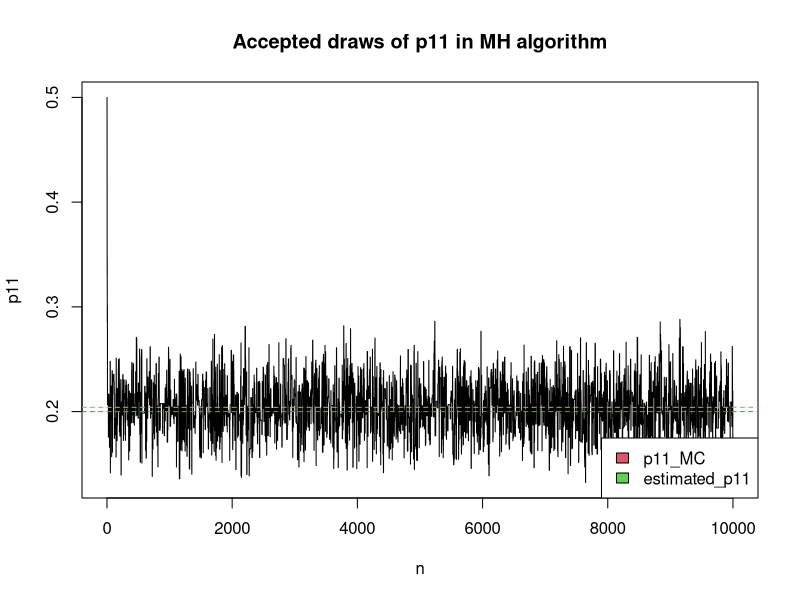
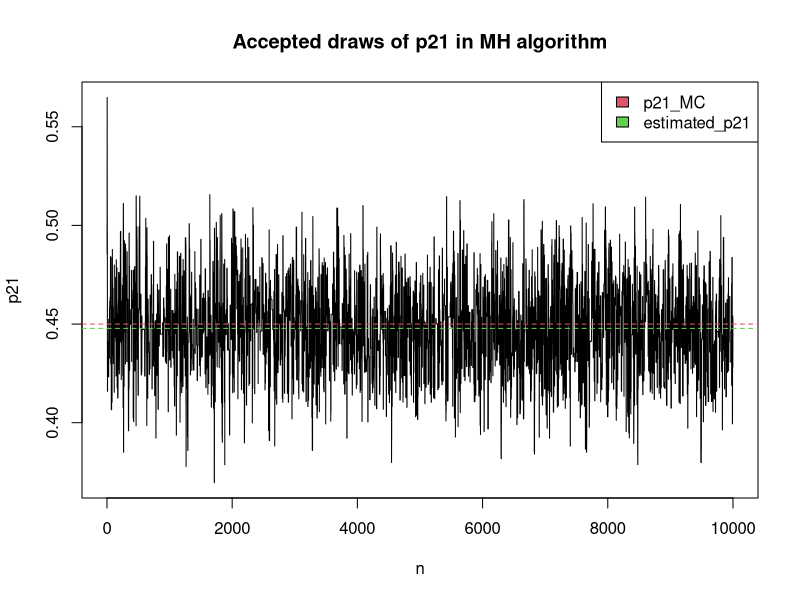
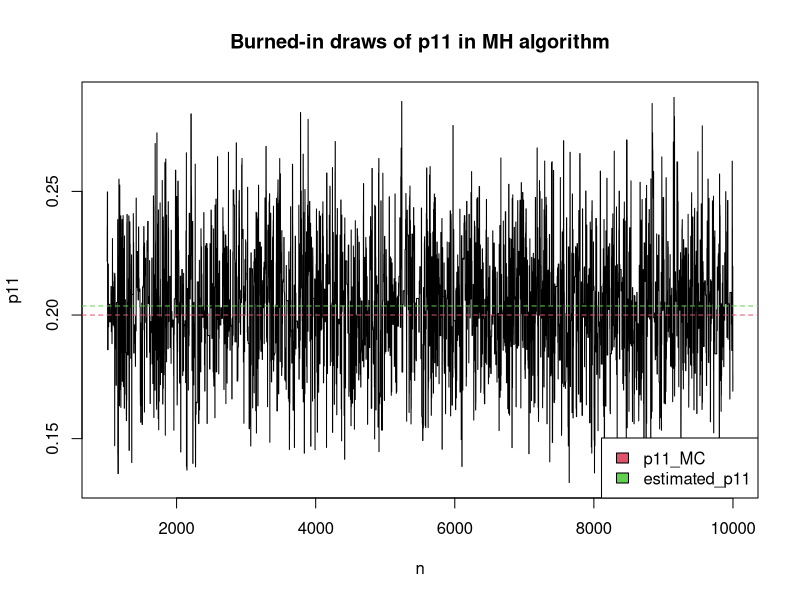
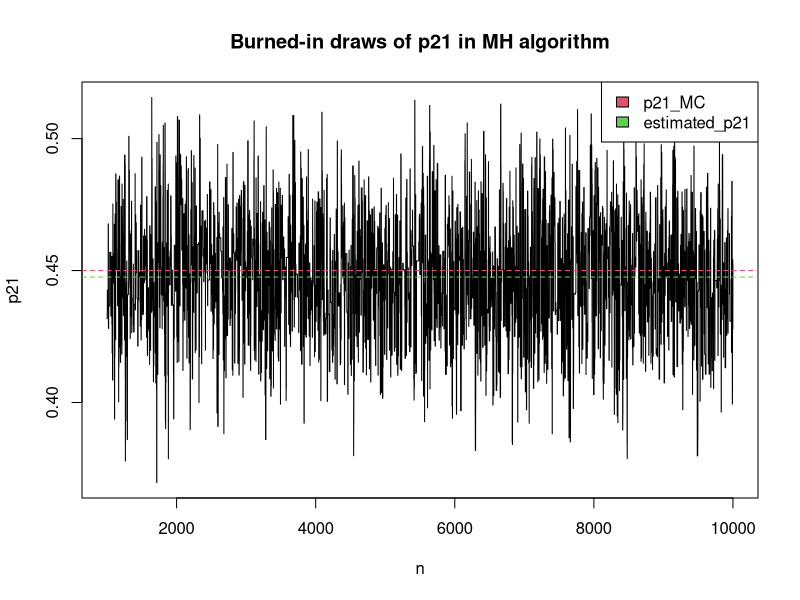
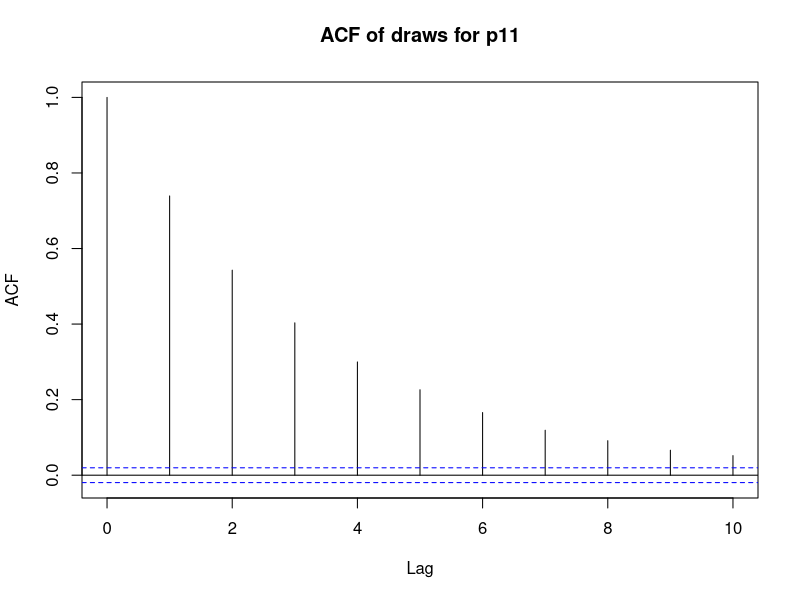
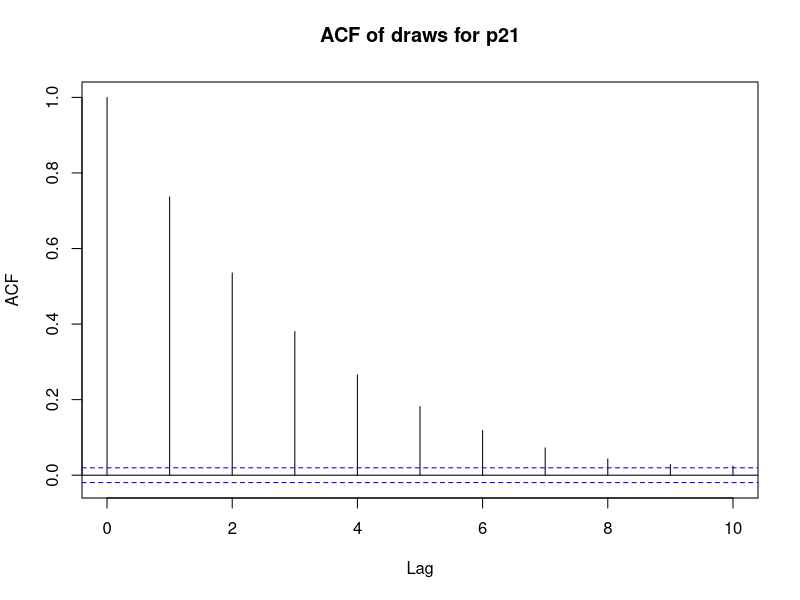
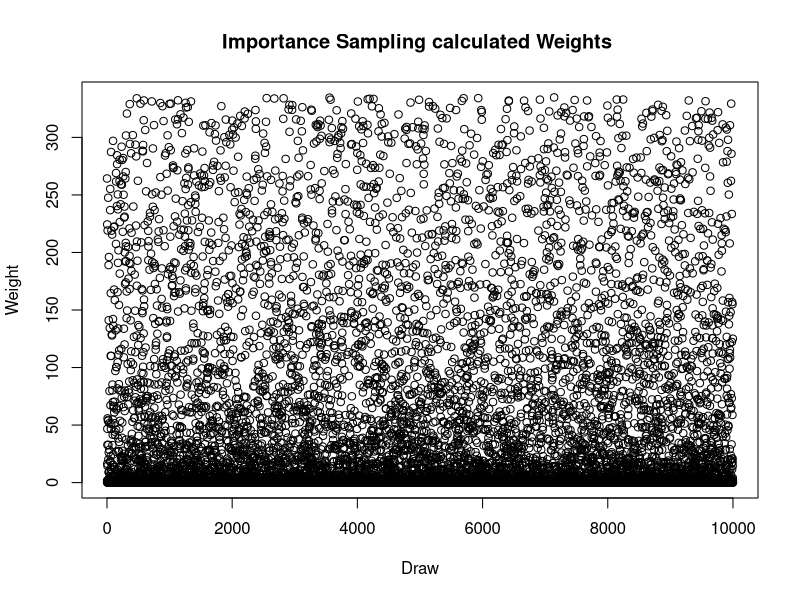
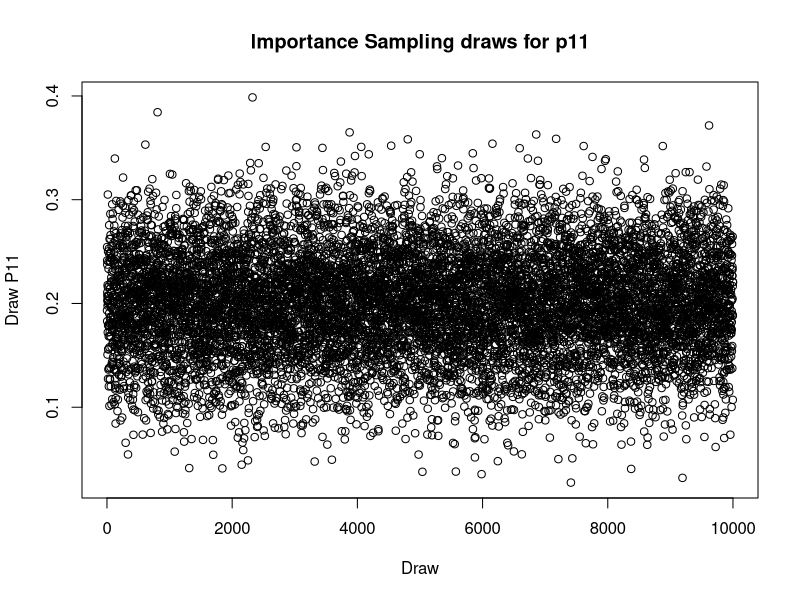

Write R code to recreate these figures, in order.
#R code for Assignment EBS2043
#Authors:
#Rebecca Walter
#Meet Shah
#This code needs the addition of truncated normal from the R library.
library(truncnorm)

#My seed is set to 2097
set.seed(2097)

#Function to calculate steady state probabilities in a first order, 2 state Markov Chain
#Input:
#p11: Scalar, Probability of transitioning from State 1 to State 1
#P21: Scalar, Probability of transitioning from State 2 to State 1
#Output:
#Steady state probability of State 1 and 2.
steady_state_calculator <- function(p11,p21) {
  temp = 1 + (1-p11)/p21
  p1 = 1/temp
  p2 = 1- p1
  return(list(p1,p2))
}

#Function to Simulate a First order, 2 state Markov Chain
#Input: 
#p11: Scalar, Probability of transitioning from State 1 to State 1
#P21: Scalar, Probability of transitioning from State 2 to State 1
#Observations: Number of Observed States
#Output:
#Markov Chain: Array containing the sequence of States
#Scalar with an estimator for steady state probability of state 1
#Scalar with an estimator for steady state probability of state 2
#Assumption that State 1 is started at
sim_markov_chain <- function(p11, p21, observations=1000) {
  p1 = steady_state_calculator(p11,p21)[[1]]
  markov_chain = rep(0, observations)
  starter <- runif(1)
  markov_chain[1][starter <= p1] = 1
  markov_chain[1][starter >= p1] = 2
  count_1 = 0
  count_2 = 0
  draws = rep(0,observations)
  for (i in 2:observations) {
    draw <- runif(1)
    draws[i] = draw
    if (markov_chain[i-1] == 1) {
      markov_chain[i][draw <= p11] = 1
      markov_chain[i][draw > p11] = 2
      count_1 = count_1 + 1
    }
    else {
      markov_chain[i][draw <= p21] = 1
      markov_chain[i][draw > p21] = 2
      count_2 = count_2 + 1
    }
  }
  if (markov_chain[observations]== 1) {
    count_1 = count_1 + 1
  }
  else {
    count_2 =  count_2 + 1
  }
  return(list(markov_chain,count_1/observations,count_2/observations))
}

#Function which counts the number of times a particular transition has occurred.
#Input:
#Markov Chain: Vector containing sequence of states
#Output:
#List containing the number of times state transitions have occurred (Eg 1 to 2)
#And first state in chain
transition_counter <- function(markov_chain){
  count_11 = 0
  count_12 = 0
  count_21 = 0
  count_22 = 0
  for (k in 2:length(markov_chain)){
    count_11[markov_chain[k-1] == 1 & markov_chain[k] == 1] = count_11 + 1
    count_12[markov_chain[k-1] == 1 & markov_chain[k] == 2] = count_12 + 1
    count_21[markov_chain[k-1] == 2 & markov_chain[k] == 1] = count_21 + 1
    count_22[markov_chain[k-1] == 2 & markov_chain[k] == 2] = count_22 + 1
  }
  return(list(count_11,count_12,count_21,count_22,markov_chain[1]))
}

#Function which gives the log-likelihood of a particular markov chain.
#Input:
#p11: Scalar, Probability of transitioning from State 1 to State 1
#P21: Scalar, Probability of transitioning from State 2 to State 1
#Counts: List of the Count of the Number of State Transitions in the chain, and
#first state in the chain
#Output:
#Log-likelihood: Scalar, log likelihood of probabilities given sequence.
log_likelihood <- function(p11,p21, counts) {
  transition_likelihood = counts[[1]] * log(p11) + counts[[2]] * log(1-p11) + counts[[3]] * log(p21) + counts[[4]] * log(1-p21)
  first_state_likelihood = 0
  first_state_likelihood[counts[[5]]==1] = steady_state_calculator(p11,p21)[[1]]
  first_state_likelihood[counts[[5]]==2] = steady_state_calculator(p11,p21)[[2]]
  log_likelihood = log(first_state_likelihood) + transition_likelihood
  return (log_likelihood)
}

#Function which gives the target density (posterior density) of a particular markov chain.
#Input:
#p11: Scalar, Probability of transitioning from State 1 to State 1
#P21: Scalar, Probability of transitioning from State 2 to State 1
#Counts: List of the Count of the Number of State Transitions in the chain, and
#first state in the chain
#Output:
#target density: which is proportional to the likelihood times the prior 
#(one in our case because we use the uniform dist.)
target_density <- function(p11,p21,counts) {
  first_state_likelihood = 0
  first_state_likelihood[counts[[5]]==1] = steady_state_calculator(p11,p21)[[1]]
  first_state_likelihood[counts[[5]]==2] = steady_state_calculator(p11,p21)[[2]]
  transition_likelihood = p11 ^ counts[[1]] * (1-p11) ^ counts[[2]] * p21 ^counts[[3]] * (1-p21) ^ counts[[4]]
  prior_likelihood = dunif(p11) * dunif(p21)
  return(first_state_likelihood*transition_likelihood*prior_likelihood)
}

#Function which draws a tuple of candidates for the Metropolis-Hastings algorithm.
#Uses a truncated normal function, which is dependent on the previously accepted draw
#Input:
#p11_old: Scalar, Previously drawn p11
#p21_old: Scalar, Previously drawn p21
#Sigma: Scalar, Standard deviation of truncated normal distribution
#Output:
#A draw containing two new probabilities
mh_candidate_draw <- function(p11_old,p21_old,sigma) {
  p11_new <- rtruncnorm(1,0,1,p11_old,sigma)
  p21_new <- rtruncnorm(1,0,1,p21_old,sigma)
  return(c(p11_new,p21_new))
}

#Function which gives the candidate density for the Metropolis-Hastings algorithm
#Uses a truncated normal density, dependent on previous draw
#Input:
#p11_new, p21_new: scalars, newly drawn probabilities
#p11_old, p21_old: scalars, previously accepted probabilities
#sigma: Scalar, Standard Deviation of truncated normal distribution
#Output:
#Density of the new draw (Assuming independence)
mh_candidate_density<-function(p11_new,p21_new, p11_old, p21_old,sigma) {
  return(dtruncnorm(p11_new, 0,1, p11_old,sigma)*dtruncnorm(p21_new,0,1,p21_old,sigma))
}

#Function calculating acceptance probability for Metropolis Hastings algorithm
#Input:
#Current Draw of Probabilities, Previous draw of Probabilities, (-2) draw of Probabilities.
#Standard deviation of candidate distribution
#Number of Transition counts in Markov chain.
#Output:
#Acceptance Probability
#Logs used to provide numerical stability
#Ultimately could use log_likelihood function
#But that prevents generalization to other priors
mh_acc_prob <- function(p11_new,p21_new, p11_old,p21_old,p11_old2, p21_old2, counts,sigma) {
  new_prob_nom <- log(target_density(p11_new,p21_new,counts))
  new_prob_denom <- log(mh_candidate_density(p11_new,p21_new,p11_old,p21_old,sigma))
  old_prob_nom <- log(target_density(p11_old,p21_old,counts))
  old_prob_denom <- log(mh_candidate_density(p11_old,p21_old,p11_old2,p21_old2,sigma))
  a =exp(new_prob_nom - old_prob_nom + old_prob_denom -new_prob_denom)
  return(min(1,a))
}

#Function to run the Metropolis Hastings Algorithm using a Truncated Normal Candidate Distribution
#Input:
#Markov Chain sample,
#Number of draws/iterations to perform
#Standard deviation of Candidate Truncated Normal
#Output:
#List Containing Accepted/Repeated Draws in Metropolis Hastings and
#Number of Acceptances
mh_algorithm <- function(markovchain, n_sim,sigma){
  draws <- matrix(ncol = 2, nrow= n_sim)
  counts <- transition_counter(markovchain)
  counter = 0
  draws[1,] <- c(0.5,0.5)
  draws[2,] <- mh_candidate_draw(draws[1,1], draws[1,2], sigma) #First Draw
  for (i in 3:n_sim) {
    current_draw = mh_candidate_draw(draws[i-1,1], draws[i-1,2],sigma) #Draw a new candidate
    alpha = mh_acc_prob(current_draw[1], current_draw[2], draws[i-1,1], draws[i-1,2],draws[i-2,1], draws[i-2,2],counts,sigma)
    #Get acceptance probability
    if (runif(1) <= alpha) { 
      draws[i,] = current_draw
      counter = counter +1
    }
    else {
      draws[i,] = draws[i-1,]
    }
  }
return(list(draws,counter))
}

#Function to perform Importance Sampling Algorithm
#Input:
#Number of Draws to Take
#Markov Chain
#Standard Deviation of Truncated Normal
#Output:
#List containing estimate for Expected Value of P11, P21
#And Weights used to calculate them.
importance_sampling <- function (n, markov_chain,sigma) {
  counts <- transition_counter(markov_chain)
  
  p11_estimate <- counts[[1]]/(counts[[1]]+counts[[2]])
  p21_estimate <- counts[[3]]/(counts[[3]]+counts[[4]])
  draws_p11 <- rtruncnorm(n,0,1,p11_estimate,sigma)
  draws_p21 <- rtruncnorm(n,0,1,p21_estimate,sigma)
  
  #Uncomment the following two lines and comment the former two when trying to use beta distribution as sampler
  #draws_p11 <- rbeta(n, counts[[1]]/10, counts[[2]]/10)
  #draws_p21 <- rbeta(n, counts[[3]]/10, counts[[4]]/10)
  
  weights <- rep(0,n)
  for (i in 1:n) {
  weights[i] = target_density(draws_p11[i], draws_p21[i],counts)/ dtruncnorm(draws_p11[i],0,1,p11_estimate,sigma)/ dtruncnorm(draws_p21[i],0,1,p21_estimate,sigma)
  
  #Un-comment following line to see results using log_likelihood as target density and truncated normal as sampling density).
  #weights[i] = log_likelihood(draws_p11[i], draws_p21[i],counts) - log(dtruncnorm(draws_p11[i],0,1,p11_estimate,sigma)) -log(dtruncnorm(draws_p21[i],0,1,p21_estimate,sigma))
  
  #Un-comment followling line to see results using beta density as sampling density.
  #weights[i] = target_density(draws_p11[i], draws_p21[i],counts)/ dbeta(draws_p11[i],counts[[1]]/10, counts[[2]]/10)/ dbeta(draws_p21[i],counts[[3]]/10, counts[[4]]/10)
  }
  
  #Scaling to increase variance and range, comment next line when using log-likelihood
  weights = weights* 10^274
  
  p11 <- sum(weights*draws_p11)/sum(weights)
  p21 <- sum(weights*draws_p21)/sum(weights)
  return(list(p11,p21,weights, draws_p11, draws_p21))
}

#Simulate Markov Chain
p11 <- 0.2
p21 <- 0.45
output_sim_MC <- sim_markov_chain(p11,p21,1000)
markovchain <- output_sim_MC[[1]]
counts <- transition_counter(markovchain)
steady_states <- steady_state_calculator(p11, p21)


#Metropolis-Hastings 
n<-10000
metropolis_hastings <- mh_algorithm(markovchain, n, 0.05)
burn_in <- 1000
draws_p11 <- metropolis_hastings[[1]][burn_in:n,1] #Burnt-in
draws_p21 <- metropolis_hastings[[1]][burn_in:n,2] #Burnt-in
acceptance_rate <- metropolis_hastings[[2]]/n
rmse_mh <- (((mean(draws_p11) - p11)^2 + (mean(draws_p21) - p21)^2)/2)^0.5

#MH - plotting the draws of p11 and p21 from MH algorithm. 
#the red line giving the mean of the draws; the green line giving the initial p11 and p21 from the Markov Chain
plot(1:n,metropolis_hastings[[1]][,1], type= 'l', main="Accepted draws of p11 in MH algorithm", ylab="p11",xlab="n")
abline(h=p11,col=2,lty=2)
abline(h=mean(metropolis_hastings[[1]][,1]),col=3,lty=2)
legend("bottomright",c("p11_MC","estimated_p11"),fill=c(2 ,3))

plot(1:n,metropolis_hastings[[1]][,2], type= 'l', main="Accepted draws of p21 in MH algorithm", ylab="p21",xlab="n")
abline(h=p21,col=2,lty=2)
abline(h=mean(metropolis_hastings[[1]][,2]),col=3,lty=2)
legend("topright",c("p21_MC","estimated_p21"),fill=c(2 ,3))

#Plot of burned-in draws from p11 and p21 resulted from MH algorithm 
plot(burn_in:n,draws_p11, type= 'l', main="Burned-in draws of p11 in MH algorithm", ylab="p11",xlab="n")
abline(h=p11,col=2,lty=2)
abline(h=mean(draws_p11),col=3,lty=2)
legend("bottomright",c("p11_MC","estimated_p11"),fill=c(2 ,3))

plot(burn_in:n,draws_p21, type= 'l', main="Burned-in draws of p21 in MH algorithm", ylab="p21",xlab="n")
abline(h=p21,col=2,lty=2)
abline(h=mean(draws_p21),col=3,lty=2)
legend("topright",c("p21_MC","estimated_p21"),fill=c(2 ,3))

#Plot of the Autocorrelation between lags of draws from p11 and lags of draws from p21
acf(metropolis_hastings[[1]][,1],10, main =  "ACF of draws for p11")
acf(metropolis_hastings[[1]][,2],10, main =  "ACF of draws for p21")



#Importance Sampling
n_is <- 10000
sigma_IS = 0.05
output_IS <- importance_sampling(n_is,markovchain, sigma_IS)
plot(1:n_is, output_IS[[3]], main="Importance Sampling calculated Weights ", xlab='Draw', ylab = 'Weight')
plot(1:n_is, output_IS[[4]], main="Importance Sampling draws for p11", xlab='Draw', ylab = 'Draw P11')
plot(1:n_is, output_IS[[5]], main="Importance Sampling draws for p21", xlab='Draw', ylab = 'Draw P21')
rmse_is <- (((output_IS[[1]]-p11) ^2 + (output_IS[[2]]-p21) ^2)/2)^0.5

# running importance sampling for a different number of n.
# then we calculate the different p11 and p21 for that specific n.
n_draws <- seq(10,10000,length=50)
e_p11  <- rep(0,50)
e_p21  <- rep(0,50)
for(i in 1:50){
  etheta = importance_sampling(n_draws[i],markovchain,sigma_IS)
  e_p11[i] = etheta[[1]]
  e_p21[i] = etheta[[2]]
}

# plot of p11 for different number of obersavtions n.
plot(n_draws,e_p11,xlab='n',ylab=expression(E(P11)),type='l', ylim=c(p11-0.1, p11+0.1), main="Importance Sampling p11 for different n")
abline(h=p11,col=2,lty=2)

# plot of p21 for different number of observations n.
plot(n_draws,e_p21,xlab='n',ylab=expression(E(P21)),type='l', ylim=c(p21-0.1, p21+0.1), main="Importance Sampling p21 for different n")
abline(h=p21,col=2,lty=2)



{
cat('Markov Chain Simulated with Probabilities: P11=' , p11, 'and P21=', p21, fill=TRUE)
cat('Probability of state 1 ', output_sim_MC[[2]],'Probability of state 2' , output_sim_MC[[3]], fill = TRUE)  
cat('Transitions from 1-1:', counts[[1]],'Transitions from 1-2:' , counts[[2]], fill = TRUE)
cat('Transitions from 2-1:' , counts[[3]],  'Transitions from 2-2:' , counts[[4]], fill= TRUE)
cat('steady state probabilitly state 1:' , steady_states[[1]] , fill= TRUE) 
cat('steady state probabilitly state 2:' , steady_states[[2]] , fill= TRUE) 
cat('\nFOR METROPOLIS HASTINGS ALGORITHM:', fill = TRUE)
cat('Number of Simulations:', n, fill = TRUE)
cat('Acceptance Rate:', acceptance_rate, fill= TRUE)
cat("Number of Burned-in draws:", 1000, fill=TRUE)
cat('Estimated P11 Mean:', mean(draws_p11), fill = TRUE)
cat('Estimated P11 Standard Deviation:', sd(draws_p11), fill = TRUE)
cat('Estimated P21 Mean:', mean(draws_p21), fill = TRUE)
cat('Estimated P21 Standard Deviation:', sd(draws_p21), fill = TRUE)
cat('Root Mean squared error:', rmse_mh, fill = TRUE)
cat('View plots for pre and post-burn in draws and autocorrelation function', fill = TRUE)
cat('\nFOR IMPORTANCE SAMPLING ALGORITHM with', n_is, 'draws', fill = TRUE)
cat('Estimated P11 Mean:', output_IS[[1]], fill = TRUE)
cat('Estimated P21 Mean:', output_IS[[2]], fill = TRUE)
cat('Root Mean Squared Error:', rmse_is, fill=TRUE)
cat('Check Plots for weights and draws and different mean estimates with different number of draws', fill = TRUE)
}
